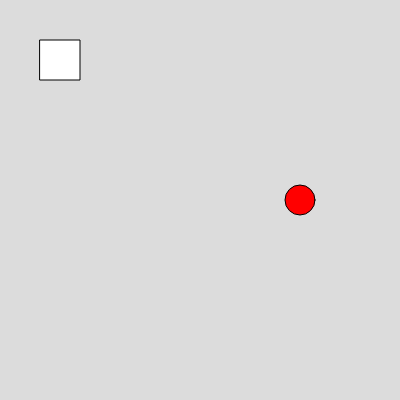
Frame 1 (no input)
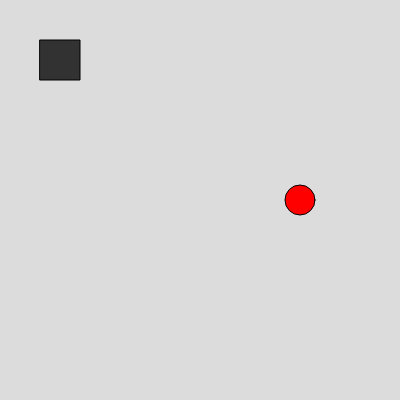
Frame 60 (no input)
Frame 120 (the mouse pressed at the canvas centre since frame 60): identical to frame 60, image omitted

The p5.js sketch that drew these frames (run headless with seeded random() and noise() and a simulated clock; from frame 60 on, the mouse is pressed at the canvas centre):

// p5.js sketch
// ── sketch.js
function setup() {
  createCanvas(400, 400);
}

function draw() {
  background(220);
  rect(40, 40, 40, 40);
  fill(255,0,0);
  circle(300, 200, 30);
  fill(50,50,50);
}
